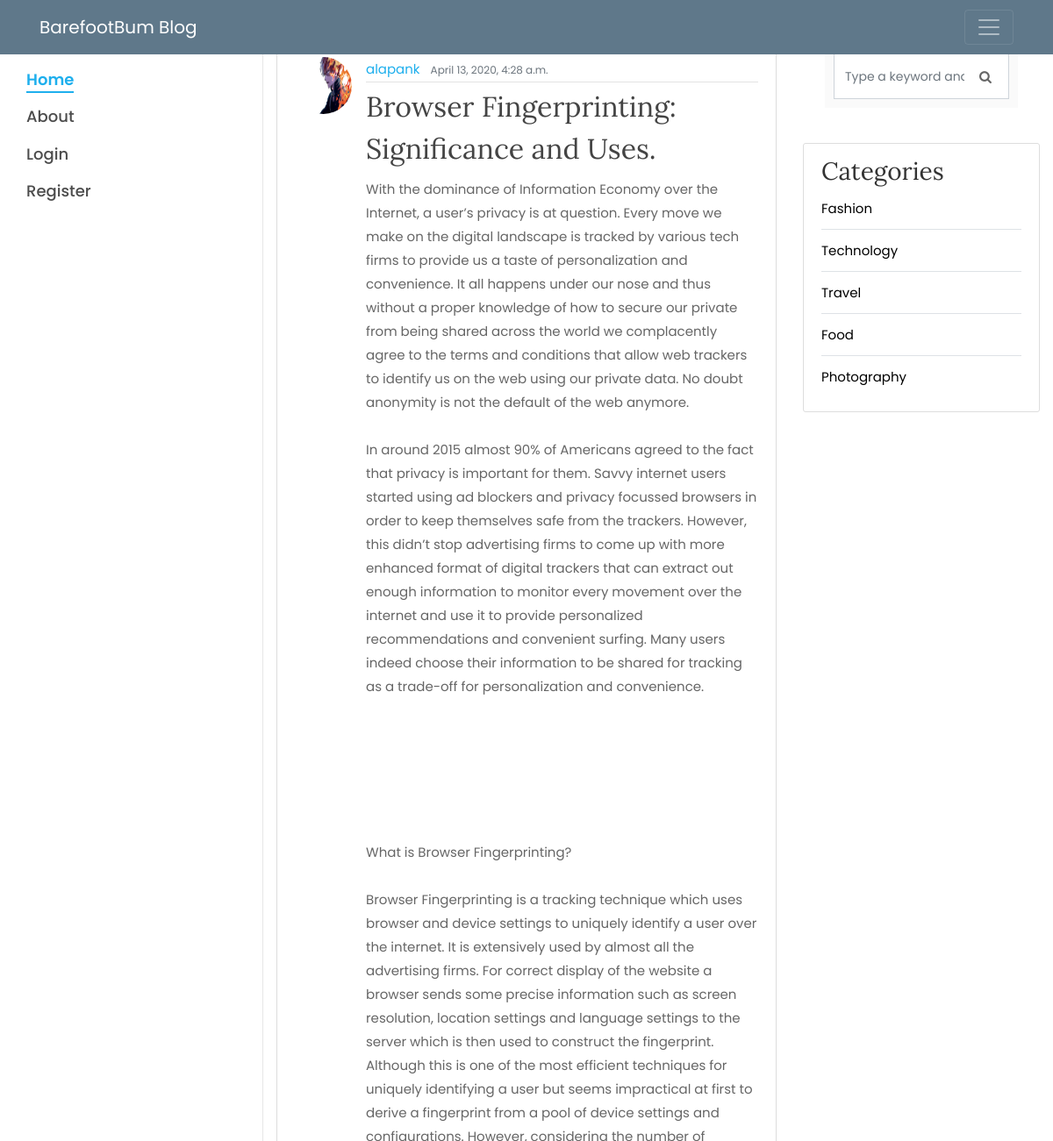
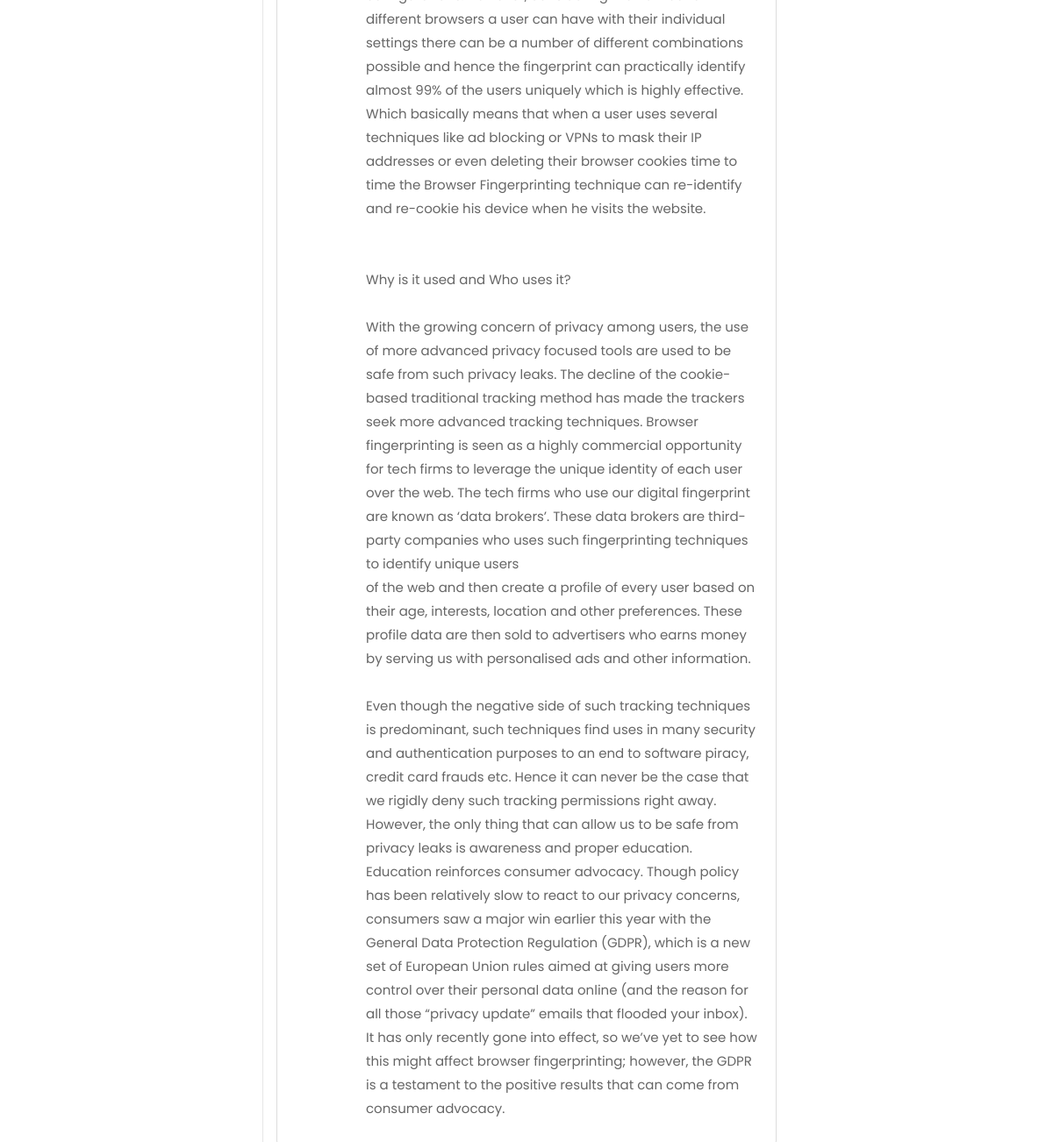
The app's page /post/1/ with its own data (2 pictures, top to bottom).
### blog/models.py (models this page shows, shortened)
class Post(models.Model):
    title = models.CharField(max_length=100)
    content = models.TextField()
    date_posted = models.DateTimeField(default=timezone.now)
    author = models.ForeignKey(User, on_delete=models.CASCADE)

### users/models.py (models this page shows, shortened)
class Profile(models.Model):
    user = models.OneToOneField(User, on_delete=models.CASCADE)
    image = models.ImageField(default='default.jpg', upload_to='profile_pics')

### blog/views.py (the view)
# urls.py: path('post/<int:pk>/', PostDetailView.as_view() , name='post-detail'),
class PostDetailView(DetailView):
    model=Post

### blog/templates/blog/post_detail.html (shortened to what this page needs)
{% extends "blog/base.html" %}
{% block content %}
   <article class="media content-section">
       <img class="rounded-circle article-img" src="{{ object.author.profile.image.url }}">
      <div class="media-body">
        <div class="article-metadata">
          <a class="mr-2" href="#">{{ object.author }}</a>
          <small class="text-muted">{{ object.date_posted }}</small>
        </div>
        <h2 class="article-title">{{ object.title }}</h2>
        <p class="article-content">{{ object.content }}</p>
      </div>
    </article>
{% endblock content %}

### blog/static/blog/main.css (style rules this page uses)
body { background: #fafafa; color: #333333; margin-top: 5rem; }
h1, h2, h3, h4, h5, h6 { color: #444444; }
.content-section { background: #ffffff; padding: 10px 20px; border: 1px solid #dddddd; border-radius: 3px; margin-bottom: 20px; }
.article-title { color: #444444; }
.article-content { white-space: pre-line; }
.article-img { height: 65px; width: 65px; margin-right: 16px; }
.article-metadata { padding-bottom: 1px; margin-bottom: 4px; border-bottom: 1px solid #e3e3e3 }

### records on screen
Post: author.profile.image (picture), author "alapank", date_posted "April 13, 2020, 4:28 a.m.", title "Browser Fingerprinting: Significance and Uses.", content "With the dominance of Information Economy over the Internet, a user’s privacy is at question. Every move we make on the digital landscape is tracked by various tech firms to provide us a taste of personalization and convenience. It all happens under our nose and thus without a proper knowledge of how to secure our private from being shared across the world we complacently agree to the terms and conditions that allow web trackers to identify us on the web using our private data. No doubt anonymity is not the default of the web anymore. In around 2015 almost 90% of Americans agreed to the fact that privacy is important for them. Savvy internet users started using ad blockers and privacy…"
